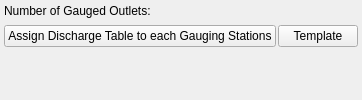
     <widget class="QWidget" name="tab_hydro">
      <attribute name="title">
       <string>3. Hydrology</string>
      </attribute>
      <layout class="QVBoxLayout" name="verticalLayout_tab_hydro">
       <property name="spacing">
        <number>2</number>
       </property>
       <property name="leftMargin">
        <number>4</number>
       </property>
       <property name="topMargin">
        <number>4</number>
       </property>
       <property name="rightMargin">
        <number>4</number>
       </property>
       <property name="bottomMargin">
        <number>4</number>
       </property>
       <item>
        <layout class="QVBoxLayout" name="verticalLayout_hydro" stretch="0,0">
         <property name="spacing">
          <number>2</number>
         </property>
         <item>
          <layout class="QHBoxLayout" name="horizontalLayout_numberOfGaugedOutlets" stretch="3,1">
           <property name="spacing">
            <number>3</number>
           </property>
           <property name="sizeConstraint">
            <enum>QLayout::SetDefaultConstraint</enum>
           </property>
           <item>
            <widget class="QLabel" name="label_numberOfGaugedOutlets">
             <property name="sizePolicy">
              <sizepolicy hsizetype="Preferred" vsizetype="Fixed">
               <horstretch>0</horstretch>
               <verstretch>0</verstretch>
              </sizepolicy>
             </property>
             <property name="maximumSize">
              <size>
               <width>16777215</width>
               <height>25</height>
              </size>
             </property>
             <property name="text">
              <string>Number of Gauged Outlets:</string>
             </property>
            </widget>
           </item>
           <item>
            <widget class="QLabel" name="label_numberOfGaugedOutletsValue">
             <property name="sizePolicy">
              <sizepolicy hsizetype="Preferred" vsizetype="Fixed">
               <horstretch>0</horstretch>
               <verstretch>0</verstretch>
              </sizepolicy>
             </property>
             <property name="maximumSize">
              <size>
               <width>16777215</width>
               <height>25</height>
              </size>
             </property>
             <property name="text">
              <string/>
             </property>
            </widget>
           </item>
          </layout>
         </item>
         <item>
          <layout class="QHBoxLayout" name="horizontalLayout_dischargeTable" stretch="3,1">
           <property name="leftMargin">
            <number>0</number>
           </property>
           <property name="topMargin">
            <number>5</number>
           </property>
           <property name="bottomMargin">
            <number>5</number>
           </property>
           <item>
            <widget class="QPushButton" name="pushButton_assignDischargeTables">
             <property name="text">
              <string>Assign Discharge Table to each Gauging Stations</string>
             </property>
            </widget>
           </item>
           <item>
            <widget class="QPushButton" name="pushButton_showTemplateDischargeTable">
             <property name="text">
              <string>Template</string>
             </property>
            </widget>
           </item>
          </layout>
         </item>
        </layout>
       </item>
       <item>
        <layout class="QHBoxLayout" name="horizontalLayout_hydro_row2">
         <item>
          <spacer name="verticalSpacer_4">
           <property name="orientation">
            <enum>Qt::Vertical</enum>
           </property>
           <property name="sizeHint" stdset="0">
            <size>
             <width>20</width>
             <height>40</height>
            </size>
           </property>
          </spacer>
         </item>
        </layout>
       </item>
      </layout>
     </widget>
